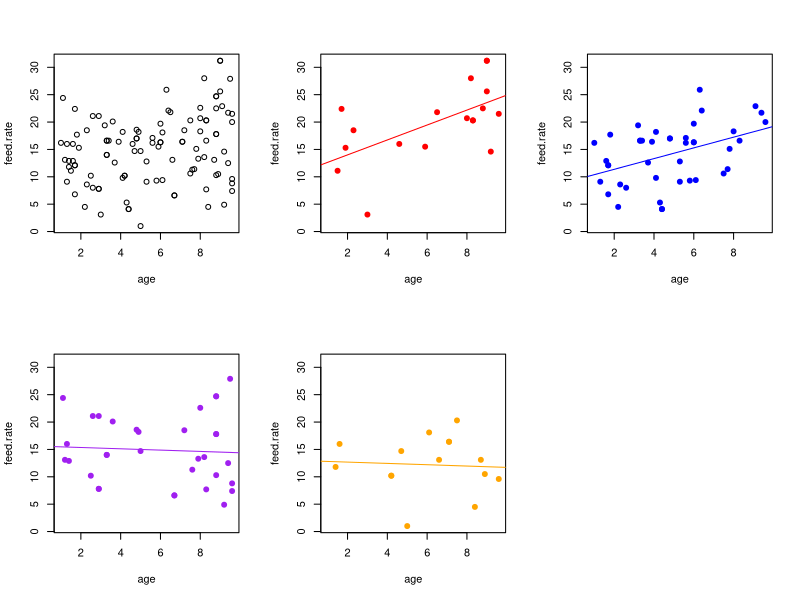
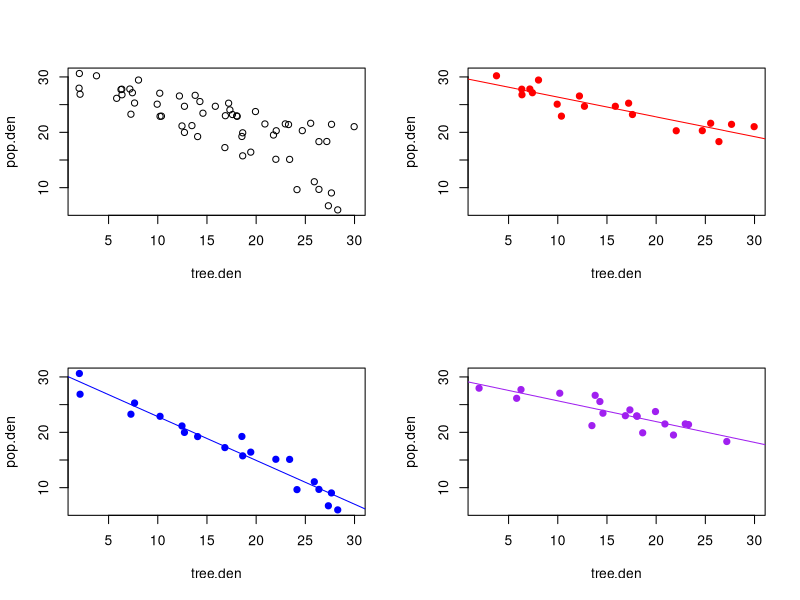

Source code (R) for these figures, in order:
# Import data 
setwd("C:/Users/Ayaan Dutt/OneDrive/Desktop/College/Statistical Models")

deer <- read.csv("deerdata.csv", na.strings = c("", " ", "na", "NA", "N/A"))
deer.sub <- with(deer, deer[!is.na(calf.mass)&!is.na(f.mass)&
                             !is.na(resources)&!is.na(age)&!is.na(feed.rate),])

### INTERACTIONS ###

# Eg: calf mass depends on feed rate but feed rate depends on dom category

deer.sub$dom = factor(deer.sub$dom) # Make dom categorical

# Linear Model with Interaction
mod1 = lm(calf.mass ~ dom + feed.rate + dom:feed.rate, data=deer.sub)
summary(mod1)

# Alternative syntax
mod1 = lm(calf.mass ~ dom*feed.rate, data=deer.sub)

### SIGNIFICANCE OF INTERACTION ###

# Generate a model without interaction
mod1.add = update(mod1, ~.-dom:feed.rate)
summary(mod1.add)

# Use the ANOVA function to check the difference of significance between the two models
anova(mod1, mod1.add)

# Eg 2: Feed rate depends on dom but dom depends on age 
mod2 = lm(feed.rate ~ age + dom + age:dom, data=deer.sub)
mod2.add = update(mod2, ~.-age:dom)
anova(mod2, mod2.add)

### EXAMINING INTERACTIONS ###

par(mfrow=c(2,3))
plot(feed.rate ~ age, data=deer.sub) # feed rate vs age

# Feed rate vs age (dom 1)
plot(feed.rate ~ age, deer.sub, subset = (dom=="1"), 
     xlim = range(age), ylim = range(feed.rate), pch=19,  col="red")
coef(mod2)
# Plot a a line with y = a + bx where a = intercept, b = age coeff 
abline(a = coef(mod2)["(Intercept)"], b = coef(mod2)["age"], col="red")

# Feed rate vs age (dom 2)
plot(feed.rate ~ age, deer.sub, subset=(dom=="2"),
     xlim = range(age), ylim = range(feed.rate), pch=19, col="blue")
# Note: Intercept is taken wrt dom 1, so coeff of dom 2 must be added to get new intercept
abline(c(coef(mod2)["(Intercept)"]+coef(mod2)["dom2"],
         coef(mod2)["age"]+coef(mod2)["age:dom2"]), col="blue") 

# Feed rate vs age (dom 3)
plot(feed.rate ~ age, deer.sub, subset=(dom=="3"),
     xlim = range(age), ylim = range(feed.rate), pch=19, col="purple")
abline(c(coef(mod2)["(Intercept)"]+coef(mod2)["dom3"],
         coef(mod2)["age"]+coef(mod2)["age:dom3"]), col="purple")

# Feed rate vs age (dom 4)
plot(feed.rate ~ age, deer.sub, subset=(dom=="4"),
     xlim = range(age), ylim = range(feed.rate), pch=19, col="orange")
abline(c(coef(mod2)["(Intercept)"]+coef(mod2)["dom4"],
         coef(mod2)["age"]+coef(mod2)["age:dom3"]), col="orange")

# EXERCISE 1: Load bf dataset and perform the same analysis. 

# Response = pop density
# Predictors = tree density, protection category
# Population density depends on tree density but tree density depends on protection category

bf = read.csv("butterfly_data.csv", na.strings=c("NA", "", " "))
bf.sub = with(bf, bf[!is.na(pop.den)&!is.na(protection)&!is.na(tree.den)&!is.na(soil.moist),])
bf.sub$protection = factor(bf.sub$protection) # categorize protection status
summary(bf.sub)

# Generate models with and without interaction
mod3 = lm(pop.den ~ protection*tree.den, data=bf.sub) 
mod3.add = update(mod3, ~.-protection:tree.den)

# Use ANOVA function to check for difference of significance
anova(mod3, mod3.add) 

# Examining the interactions
par(mfrow=c(2,2))
plot(pop.den ~ tree.den, data=bf.sub)

# Population density vs tree density (protection = full)
plot(pop.den ~ tree.den, bf.sub, subset=(protection=="Full"),
     xlim=range(tree.den), ylim=range(pop.den), pch=19, col='red')
abline(c(coef(mod3)["(Intercept)"], coef(mod3)["tree.den"]), col='red')

coef(mod3)

# Population density vs tree density (protection = none)
plot(pop.den ~ tree.den, bf.sub, subset=(protection=="None"),
     xlim=range(tree.den), ylim=range(pop.den), pch=19, col="blue")
abline(c(coef(mod3)["(Intercept)"]+coef(mod3)["protectionNone"],
         coef(mod3)["tree.den"]+coef(mod3)["protectionNone:tree.den"]), col="blue")

# Population density vs tree density (protection = partial)
plot(pop.den ~ tree.den, bf.sub, subset=(protection=="Partial"),
     xlim=range(tree.den), ylim=range(pop.den), pch=19, col="purple")
abline(c(coef(mod3)["(Intercept)"]+coef(mod3)["protectionPartial"],
         coef(mod3)["tree.den"]+coef(mod3)["protectionPartial:tree.den"]), col="purple")
